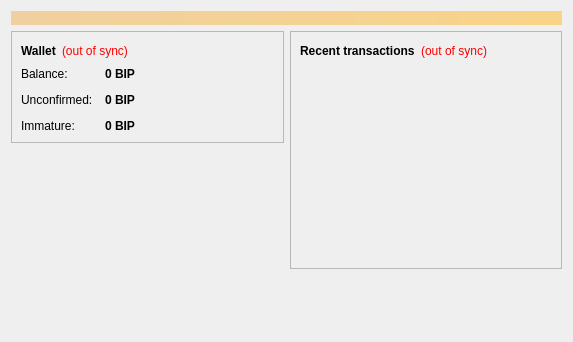
<?xml version="1.0" encoding="UTF-8"?>
<ui version="4.0">
 <class>OverviewPage</class>
 <widget class="QWidget" name="OverviewPage">
  <property name="geometry">
   <rect>
    <x>0</x>
    <y>0</y>
    <width>573</width>
    <height>342</height>
   </rect>
  </property>
  <property name="windowTitle">
   <string>Form</string>
  </property>
  <layout class="QVBoxLayout" name="topLayout">
   <item>
    <widget class="QLabel" name="labelAlerts">
     <property name="visible">
      <bool>false</bool>
     </property>
     <property name="styleSheet">
      <string notr="true">background-color: qlineargradient(x1: 0, y1: 0, x2: 1, y2: 0, stop:0 #F0D0A0, stop:1 #F8D488); color:#000000;</string>
     </property>
     <property name="wordWrap">
      <bool>true</bool>
     </property>
     <property name="margin">
      <number>3</number>
     </property>
    </widget>
   </item>
   <item>
    <layout class="QHBoxLayout" name="horizontalLayout" stretch="1,1">
     <item>
      <layout class="QVBoxLayout" name="verticalLayout_2">
       <item>
        <widget class="QFrame" name="frame">
         <property name="frameShape">
          <enum>QFrame::StyledPanel</enum>
         </property>
         <property name="frameShadow">
          <enum>QFrame::Raised</enum>
         </property>
         <layout class="QVBoxLayout" name="verticalLayout_4">
          <item>
           <layout class="QHBoxLayout" name="horizontalLayout_4">
            <item>
             <widget class="QLabel" name="label_5">
              <property name="font">
               <font>
                <weight>75</weight>
                <bold>true</bold>
               </font>
              </property>
              <property name="text">
               <string>Wallet</string>
              </property>
             </widget>
            </item>
            <item>
             <widget class="QLabel" name="labelWalletStatus">
              <property name="toolTip">
               <string>The displayed information may be out of date. Your wallet automatically synchronizes with the Bitpig network after a connection is established, but this process has not completed yet.</string>
              </property>
              <property name="styleSheet">
               <string notr="true">QLabel { color: red; }</string>
              </property>
              <property name="text">
               <string notr="true">(out of sync)</string>
              </property>
              <property name="alignment">
               <set>Qt::AlignLeading|Qt::AlignLeft|Qt::AlignVCenter</set>
              </property>
             </widget>
            </item>
            <item>
             <spacer name="horizontalSpacer_2">
              <property name="orientation">
               <enum>Qt::Horizontal</enum>
              </property>
              <property name="sizeHint" stdset="0">
               <size>
                <width>40</width>
                <height>20</height>
               </size>
              </property>
             </spacer>
            </item>
           </layout>
          </item>
          <item>
           <layout class="QFormLayout" name="formLayout_2">
            <property name="fieldGrowthPolicy">
             <enum>QFormLayout::AllNonFixedFieldsGrow</enum>
            </property>
            <property name="horizontalSpacing">
             <number>12</number>
            </property>
            <property name="verticalSpacing">
             <number>12</number>
            </property>
            <item row="0" column="0">
             <widget class="QLabel" name="label">
              <property name="text">
               <string>Balance:</string>
              </property>
             </widget>
            </item>
            <item row="0" column="1">
             <widget class="QLabel" name="labelBalance">
              <property name="font">
               <font>
                <weight>75</weight>
                <bold>true</bold>
               </font>
              </property>
              <property name="cursor">
               <cursorShape>IBeamCursor</cursorShape>
              </property>
              <property name="toolTip">
               <string>Your current balance</string>
              </property>
              <property name="text">
               <string notr="true">0 BIP</string>
              </property>
              <property name="textInteractionFlags">
               <set>Qt::LinksAccessibleByMouse|Qt::TextSelectableByKeyboard|Qt::TextSelectableByMouse</set>
              </property>
             </widget>
            </item>
            <item row="1" column="0">
             <widget class="QLabel" name="label_3">
              <property name="text">
               <string>Unconfirmed:</string>
              </property>
             </widget>
            </item>
            <item row="1" column="1">
             <widget class="QLabel" name="labelUnconfirmed">
              <property name="font">
               <font>
                <weight>75</weight>
                <bold>true</bold>
               </font>
              </property>
              <property name="cursor">
               <cursorShape>IBeamCursor</cursorShape>
              </property>
              <property name="toolTip">
               <string>Total of transactions that have yet to be confirmed, and do not yet count toward the current balance</string>
              </property>
              <property name="text">
               <string notr="true">0 BIP</string>
              </property>
              <property name="textInteractionFlags">
               <set>Qt::LinksAccessibleByMouse|Qt::TextSelectableByKeyboard|Qt::TextSelectableByMouse</set>
              </property>
             </widget>
            </item>
            <item row="2" column="0">
             <widget class="QLabel" name="labelImmatureText">
              <property name="text">
               <string>Immature:</string>
              </property>
             </widget>
            </item>
            <item row="2" column="1">
             <widget class="QLabel" name="labelImmature">
              <property name="font">
               <font>
                <weight>75</weight>
                <bold>true</bold>
               </font>
              </property>
              <property name="toolTip">
               <string>Mined balance that has not yet matured</string>
              </property>
              <property name="text">
               <string notr="true">0 BIP</string>
              </property>
              <property name="textInteractionFlags">
               <set>Qt::LinksAccessibleByMouse|Qt::TextSelectableByKeyboard|Qt::TextSelectableByMouse</set>
              </property>
             </widget>
            </item>
           </layout>
          </item>
         </layout>
        </widget>
       </item>
       <item>
        <spacer name="verticalSpacer">
         <property name="orientation">
          <enum>Qt::Vertical</enum>
         </property>
         <property name="sizeHint" stdset="0">
          <size>
           <width>20</width>
           <height>40</height>
          </size>
         </property>
        </spacer>
       </item>
      </layout>
     </item>
     <item>
      <layout class="QVBoxLayout" name="verticalLayout_3">
       <item>
        <widget class="QFrame" name="frame_2">
         <property name="frameShape">
          <enum>QFrame::StyledPanel</enum>
         </property>
         <property name="frameShadow">
          <enum>QFrame::Raised</enum>
         </property>
         <layout class="QVBoxLayout" name="verticalLayout">
          <item>
           <layout class="QHBoxLayout" name="horizontalLayout_2">
            <item>
             <widget class="QLabel" name="label_4">
              <property name="text">
               <string>&lt;b&gt;Recent transactions&lt;/b&gt;</string>
              </property>
             </widget>
            </item>
            <item>
             <widget class="QLabel" name="labelTransactionsStatus">
              <property name="toolTip">
               <string>The displayed information may be out of date. Your wallet automatically synchronizes with the Bitpig network after a connection is established, but this process has not completed yet.</string>
              </property>
              <property name="styleSheet">
               <string notr="true">QLabel { color: red; }</string>
              </property>
              <property name="text">
               <string notr="true">(out of sync)</string>
              </property>
              <property name="alignment">
               <set>Qt::AlignRight|Qt::AlignTrailing|Qt::AlignVCenter</set>
              </property>
             </widget>
            </item>
            <item>
             <spacer name="horizontalSpacer">
              <property name="orientation">
               <enum>Qt::Horizontal</enum>
              </property>
              <property name="sizeHint" stdset="0">
               <size>
                <width>40</width>
                <height>20</height>
               </size>
              </property>
             </spacer>
            </item>
           </layout>
          </item>
          <item>
           <widget class="QListView" name="listTransactions">
            <property name="styleSheet">
             <string notr="true">QListView { background: transparent; }</string>
            </property>
            <property name="frameShape">
             <enum>QFrame::NoFrame</enum>
            </property>
            <property name="verticalScrollBarPolicy">
             <enum>Qt::ScrollBarAlwaysOff</enum>
            </property>
            <property name="horizontalScrollBarPolicy">
             <enum>Qt::ScrollBarAlwaysOff</enum>
            </property>
            <property name="selectionMode">
             <enum>QAbstractItemView::NoSelection</enum>
            </property>
           </widget>
          </item>
         </layout>
        </widget>
       </item>
       <item>
        <spacer name="verticalSpacer_2">
         <property name="orientation">
          <enum>Qt::Vertical</enum>
         </property>
         <property name="sizeHint" stdset="0">
          <size>
           <width>20</width>
           <height>40</height>
          </size>
         </property>
        </spacer>
       </item>
      </layout>
     </item>
    </layout>
   </item>
  </layout>
 </widget>
 <resources/>
 <connections/>
</ui>
